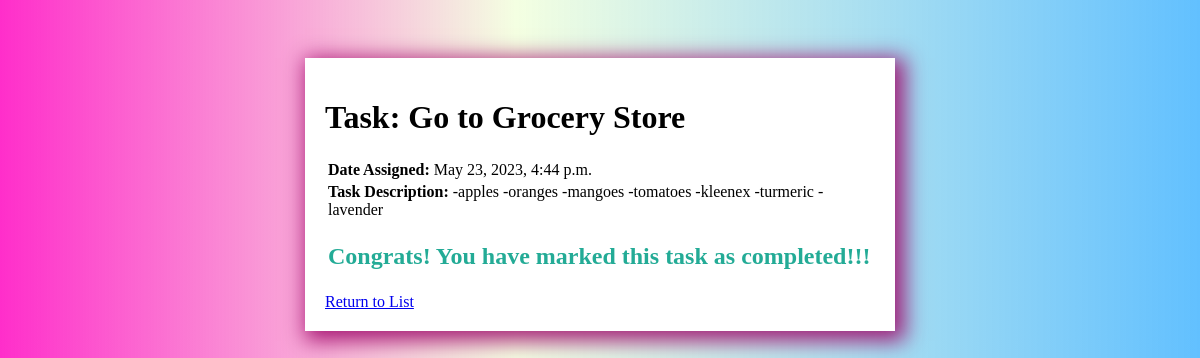
Screenshot of /task/10/ (signed in) with the database file from the repository.
### todo/models.py (models this page shows)
class Task(models.Model):
    user= models.ForeignKey(User, on_delete= models.CASCADE, null= True, blank=True)
    title = models.CharField(max_length=200, null=True)
    description = models.TextField(null=True, blank=True)
    complete = models.BooleanField(default=False)
    created = models.DateTimeField(auto_now_add=True)
    def __str__(self):
        return self.title
    class Meta:
        ordering = ['complete']

### todo/views.py (the view)
# urls.py: path('task/<int:pk>/', TaskDetail.as_view(), name="tasks-detail"),
class TaskDetail(LoginRequiredMixin, DetailView):
    model = Task
    context_object_name = 'task'
    template_name = 'todo/task.html'

### todo/templates/todo/task.html
{% extends 'todo/main.html'%}
{% block content %}
<body>
<h1> Task: {{ task }} </h1>
<table>
<tr>
    <td> <b> Date Assigned: </b> {{task.created}}</td>
</tr>
<tr>
    <td> <b> Task Description: </b>{{task.description}}</td>
</tr>
<tr>
    <td>
        {% if task.complete %}
        <div>
            <h2 class="completion-message"> Congrats! You have marked this task as completed!!! </h2>
        </div>
       {% else %}
       <div>
            <h2 class="completion-message"> You are on track to complete this Task, you got this! </h2>
            <h4 class="completion-message-2"> Mark as completed by going to edit view and marking as completed</h4>
        </div>
       {% endif %}
    </td>
</tr>
</table>
<a href="{% url 'task' %}"> Return to List </a>
</body>
{% endblock content %}

### todo/templates/todo/main.html (style rules this page uses)
body { background: linear-gradient(90deg, #ff00bfd1 0%, #c6ff6932 43%, #0099ff9d 100%); font-family: 'HKGrotesk'; padding-top: 50px; }
.completion-message { color:rgba(5, 159, 136, 0.877); }

### rows the page displays
Task: title "Go to Grocery Store", created "May 23, 2023, 4:44 p.m.", description "-apples -oranges -mangoes -tomatoes -kleenex -turmeric -lavender"
